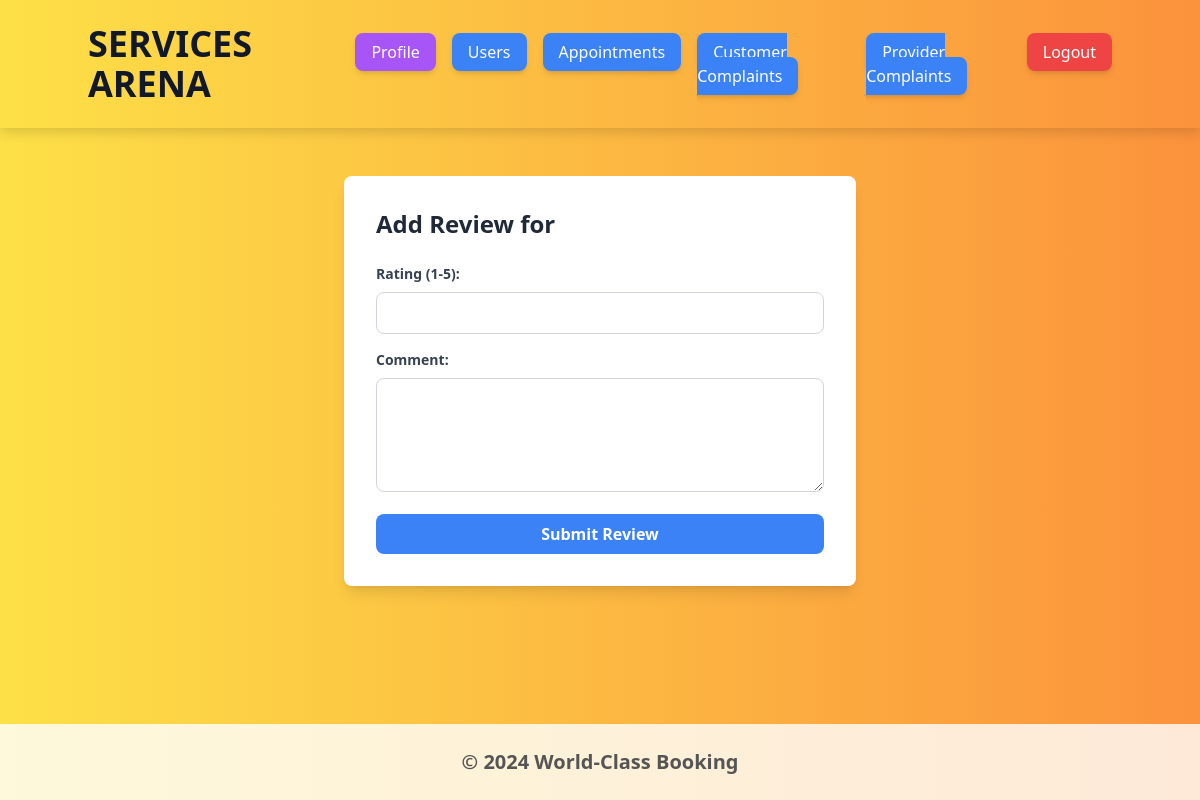
The app's page /service/Python Programmer/review (signed in), older data.
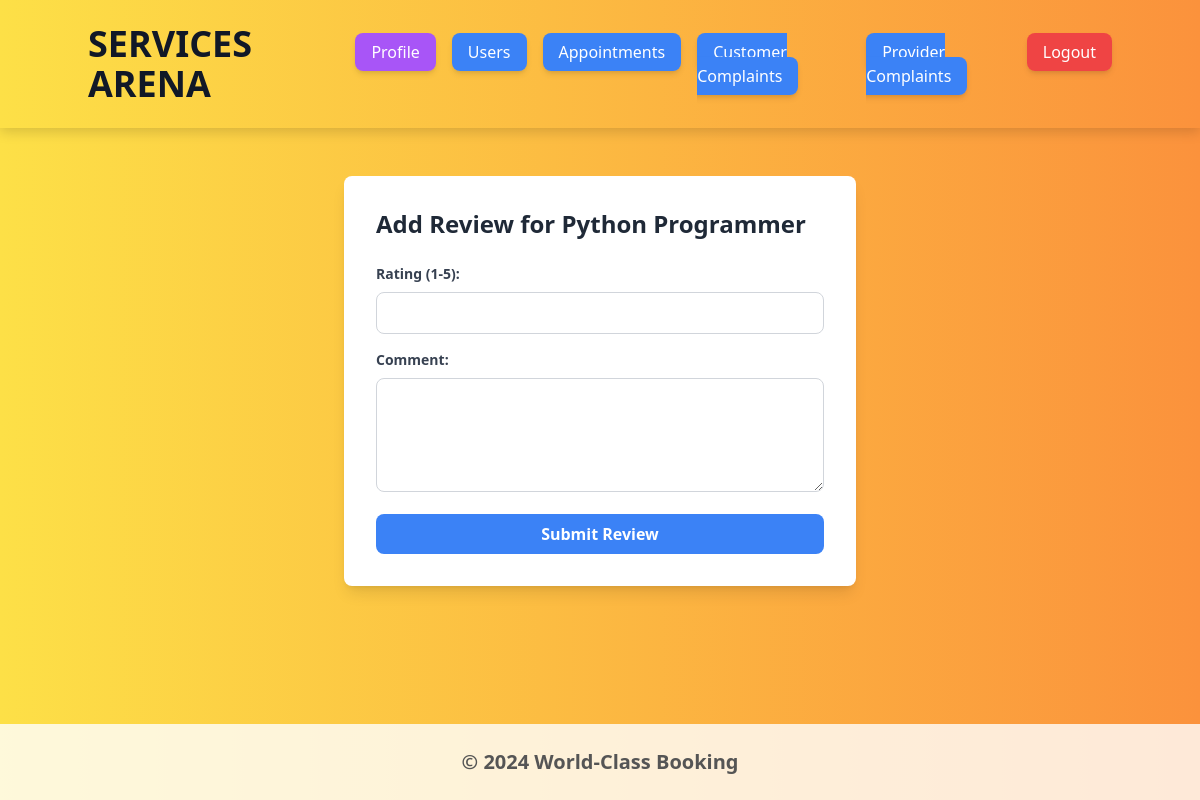
The same page, newer data.
### book/models.py (models this page shows, shortened)
class Service(db.Model):
    id = db.Column(db.Integer, primary_key=True)
    name = db.Column(db.String(150), nullable=False, unique=True)
    country = db.Column(db.String(100), nullable=False)
    description = db.Column(db.String(150), nullable=False)
    created_at = db.Column(db.DateTime, nullable=False, default=datetime.utcnow)
    updated_at = db.Column(db.DateTime, onupdate=datetime.utcnow)
    state = db.Column(db.String(100), nullable=True)
    provider_name = db.Column(db.String(300), db.ForeignKey('user.full_name'), nullable=False)
    provider = db.relationship('User', backref='services', foreign_keys=[provider_name])
    price = db.Column(db.Float, nullable=False)

### book/users/routes.py (the view)
@booking_system.route('/service/<service_name>/review', methods=['GET', 'POST'])
@login_required
def add_review(service_name):
    service = Service.query.filter_by(name=service_name).first()
    if service:
        if request.method == 'POST':
            rating = request.form.get('rating')
            comment = request.form.get('comment')
            if not rating or not rating.isdigit() or int(rating) < 1 or int(rating) > 5:
                flash("Invalid rating. Please enter a number between 1 and 5.")
                return redirect(request.url)
            review = Review(
                service_name=service.name,
                reviewer_name=current_user.full_name,
                rating=int(rating),
                comment=comment
            )
            db.session.add(review)
            db.session.commit()
            flash('Your review has been submitted!', 'success')
            return redirect(url_for('booking_system.service_details', service_name=service_name))
        elif not service:
            flash('Service not found!', 'danger')
            return redirect(url_for('core.index'))
    return render_template('add_review.html', service=service)

### book/models.py (called while the page is built)
@login_manager.user_loader
def load_user(user_id):
    return User.query.get(int(user_id))

### book/templates/add_review.html
{% extends 'base.html' %}
{% block content %}
<div class="container mx-auto p-8 bg-white rounded-lg shadow-lg max-w-lg">
    <h2 class="text-2xl font-semibold text-gray-800 mb-6">Add Review for {{ service.name }}</h2>
    <form method="POST">
        <div class="mb-4">
            <label for="rating" class="block text-gray-700 text-sm font-bold mb-2">Rating (1-5):</label>
            <input type="number" name="rating" min="1" max="5" class="form-input w-full border border-gray-300 p-2 rounded-lg focus:ring-2 focus:ring-blue-500 focus:outline-none" required>
        </div>
        <div class="mb-4">
            <label for="comment" class="block text-gray-700 text-sm font-bold mb-2">Comment:</label>
            <textarea name="comment" class="form-textarea w-full border border-gray-300 p-2 rounded-lg focus:ring-2 focus:ring-blue-500 focus:outline-none" rows="4"></textarea>
        </div>
        <button type="submit" class="bg-blue-500 text-white font-semibold py-2 px-4 rounded-lg hover:bg-blue-700 transition duration-300 w-full">Submit Review</button>
    </form>
</div>
{% endblock %}

Row changes from the older to the newer data that the page shows:
added Service: name "Python Programmer"
